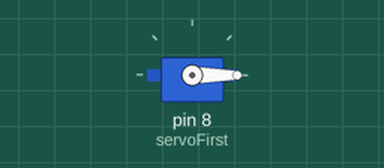
Recording of a sketch running on a simulated Arduino Uno, built with avr-gcc and run on an emulated ATmega328P. Shown: servo.

Above: at 0.05 s.
At 3.05 s:
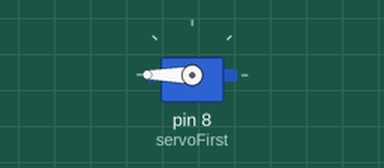
At 6.0 s:
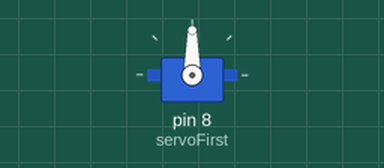
Timing chart, 0 to 7.8 s (numbered marks = the images above):
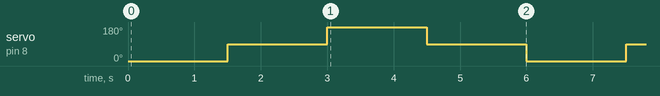

The sketch:

Otto_SG90_01.ino
```cpp
#include<Servo.h>
Servo servoFirst;

//Main program setup
void setup() {
  Serial.begin(9600);
  servoFirst.attach(8);     //Attach on pin # 8 of arduino
}

//Main running loop of program
void loop() {
  servoFirst.write(0);
  delay(1500);
  servoFirst.write(90);
  delay(1500);
  servoFirst.write(180);
  delay(1500);
  servoFirst.write(90);
  delay(1500);
}
```

Measured:
- by itself, servo on pin 8 (servoFirst): repeats every 6.0 s: 180° 1.5 s, 90° 1.5 s, 0° 1.5 s, 90° 1.5 s
